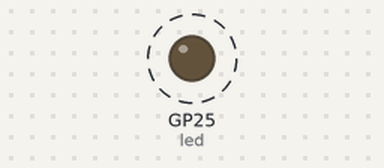
A program run on a simulated Raspberry Pi Pico running MicroPython. Parts: output pins drawn as LEDs (lit = HIGH). Dashed ring = blinking. A WiFi scan finds one network, HomeNet; files that are not in the repository are absent; what the program prints to the serial console is not drawn.

Above: at 2.8 s.
Timing chart, 0 to 5.2 s (numbered marks = the images above):
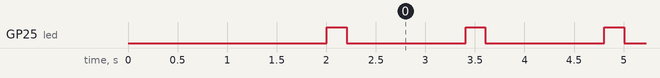

Measured:
- by itself, GP25 (led): alternates HIGH for 0.20 s and LOW for 1.2 s

The program:

wifidc.py
```python
import rp2
import network
import ubinascii
import machine
import time
import json

# Costanti di stato
STATI_WIFI = {
    0: "Link Down",
    1: "Link Join",
    2: "Link NoIp",
    3: "Link Up",
    -1: "Link Fail",
    -2: "Link NoNet",
    -3: "Link BadAuth"
}

def carica_credenziali(nome_file='wifipico.conf'):
    """Recupera SSID e Password dal file JSON."""
    try:
        with open(nome_file, 'r') as file:
            config = json.load(file)
            return config.get("ssid"), config.get("pw")
    except OSError:
        print(f"Errore: File {nome_file} non trovato!")
        return None, None

def set_powersaving(wlan, disabilita=False):
    """
    Gestisce il risparmio energetico del chip CYW43439.
    0xa11140: Disabilita per massima reattività.
    0x004022: Valore standard (default).
    """
    if disabilita:
        wlan.config(pm=0xa11140)
        print("Powersaving: Disabilitato")
    else:
        print("Powersaving: Attivo (Default)")

def segnala_errore_led(stato):
    """Fa lampeggiare il LED integrato in base al codice di errore."""
    led = machine.Pin('LED', machine.Pin.OUT)
    # Se lo stato è negativo (es. -3), usiamo il valore assoluto per i blink
    volte = abs(stato) if stato != 0 else 1

    for _ in range(volte):
        led.on()
        time.sleep(0.2)
        led.off()
        time.sleep(0.2)

def info_wifi(wlan):
    """Mostra i dettagli tecnici della scheda e scansiona le reti."""
    mac = ubinascii.hexlify(wlan.config('mac'), ':').decode()
    print("-" * 30)
    print(f"MAC Address: {mac}")
    print(f"Canale:      {wlan.config('channel')}")
    print(f"Potenza TX:  {wlan.config('txpower')}")
    print("Scansione reti disponibili...")
    print("(SSID, BSSID, Channel, RSSI, Security, Hidden)")
    for rete in wlan.scan():
        print(rete)
    print("-" * 30)

def connetti_wifi(wlan, ssid, password, timeout=10):
    """Esegue la procedura di connessione."""
    if not ssid or not password:
        print("Errore: Credenziali mancanti.")
        return False

    print(f"Connessione a {ssid}...")
    wlan.connect(ssid, password)

    while timeout > 0:
        stato = wlan.status()
        # Se lo stato è 3 (Link Up) o un errore critico (< 0), usciamo dal loop
        if stato < 0 or stato >= 3:
            break

        timeout -= 1
        print(f"Attesa... ({timeout})")
        time.sleep(1)

    stato_finale = wlan.status()
    if stato_finale == 3:
        config = wlan.ifconfig()
        print("\nConnessione Riuscita!")
        print(f"IP:      {config[0]}")
        print(f"Subnet:  {config[1]}")
        print(f"Gateway: {config[2]}")
        return True
    else:
        desc_errore = STATI_WIFI.get(stato_finale, "Sconosciuto")
        print(f"\nErrore di connessione: {stato_finale} ({desc_errore})")
        return False

# --- MAIN ---
if __name__ == "__main__":
    # Inizializzazione Hardware
    rp2.country('IT')
    wlan = network.WLAN(network.STA_IF)
    wlan.active(True)

    # 1. Caricamento dati
    SSID, PASW = carica_credenziali()

    # 2. Configurazione opzionale
    set_powersaving(wlan, disabilita=True)
    info_wifi(wlan)

    # 3. Tentativo di connessione
    successo = connetti_wifi(wlan, SSID, PASW)

    if not successo:
        # In caso di errore, entra in un loop di segnalazione LED
        print("Blocco sistema per errore WiFi. Segnalazione LED in corso...")
        while True:
            segnala_errore_led(wlan.status())
            time.sleep(1)
```
